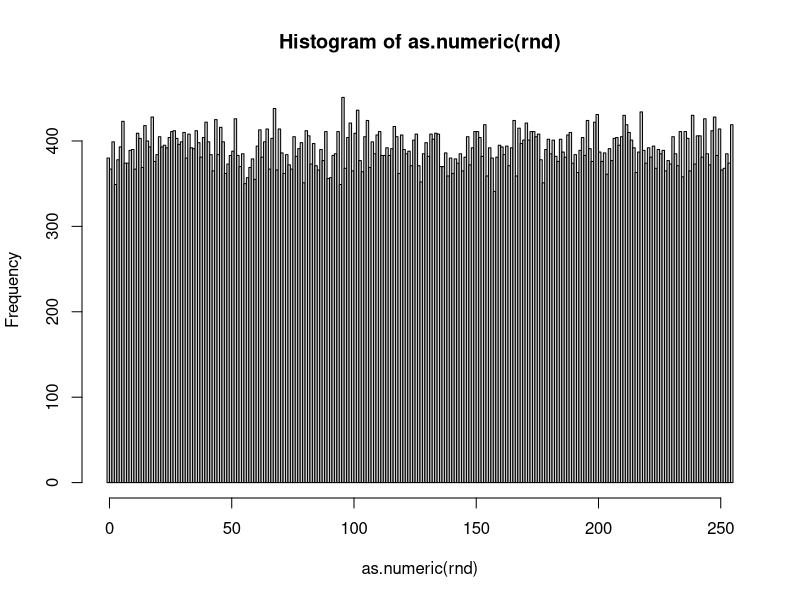
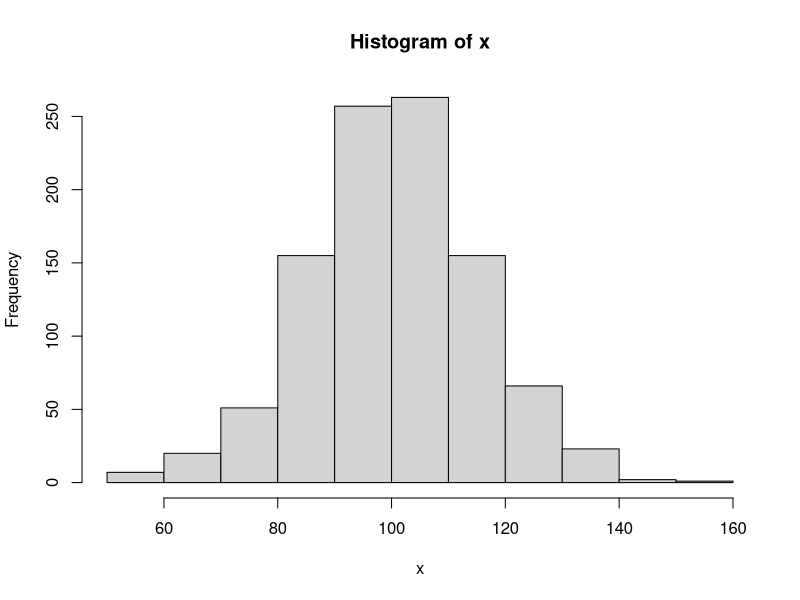
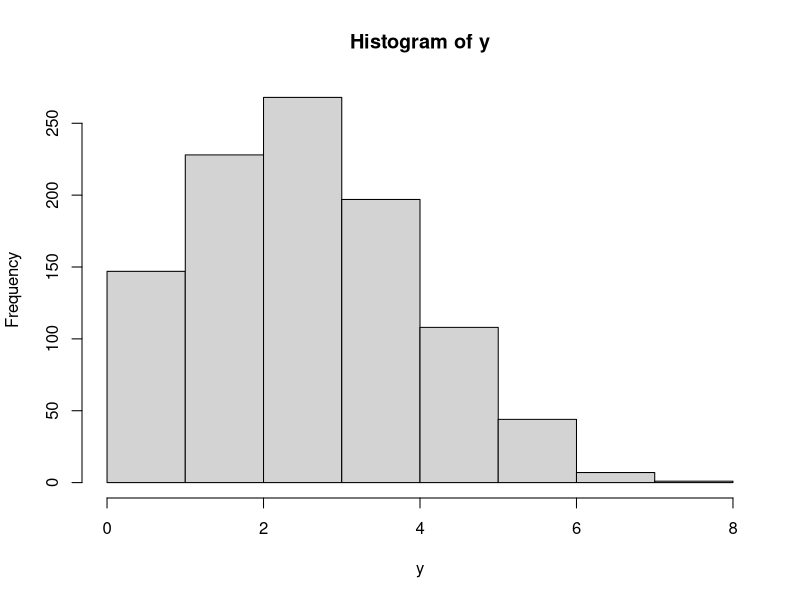

The R source for these figures, in order:
# r2py crawler metadata
# package: openssl
# source_type: rd_example
# topic: rand_bytes.Rd
# source_file: C:\Users\bened\AppData\Local\R\win-library\4.5\openssl\help
# lines: 19

suppressPackageStartupMessages(library(openssl))
rnd <- rand_bytes(10)
as.numeric(rnd)
as.character(rnd)
as.logical(rawToBits(rnd))

# bytes range from 0 to 255
rnd <- rand_bytes(100000)
hist(as.numeric(rnd), breaks=-1:255)

# Generate random doubles between 0 and 1
rand_num(5)

# Use CDF to map [0,1] into random draws from a distribution
x <- qnorm(rand_num(1000), mean=100, sd=15)
hist(x)

y <- qbinom(rand_num(1000), size=10, prob=0.3)
hist(y)
